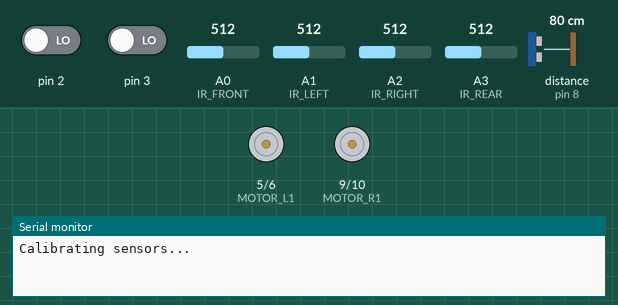
Recording of a sketch running on a simulated Arduino Uno, built with avr-gcc and run on an emulated ATmega328P. Parts: motor-driver pin pairs drawn as motors (green arrow = first pin HIGH = forward, orange = second pin HIGH = backward, longer = more drive), the last lines printed to the serial monitor. The test bench sets the inputs (shaded band); at power-on: pin 2 LOW, pin 3 LOW, A0 (IR_FRONT) = 512, A1 (IR_LEFT) = 512, A2 (IR_RIGHT) = 512, A3 (IR_REAR) = 512, distance to the obstacle (sensor on pin 8) 80 cm. The echo pulse lasts 58.3 µs per cm.

Above: at 0.1 s.
At 4.7 s:
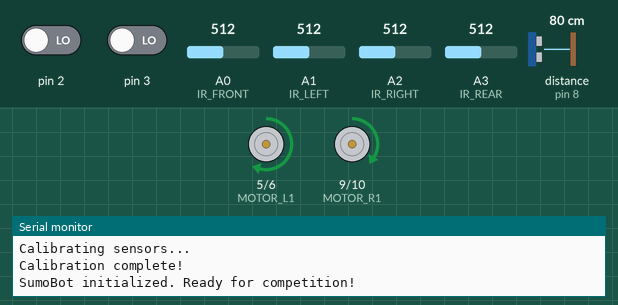
4.8 s: pin 2 driven HIGH
At 5.32 s:
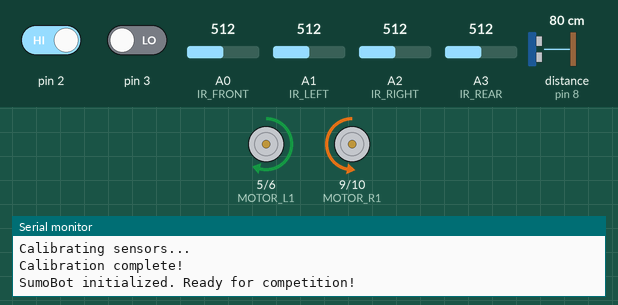
Timing chart, 0 to 13.8 s (numbered marks = the images above; inputs shaded):
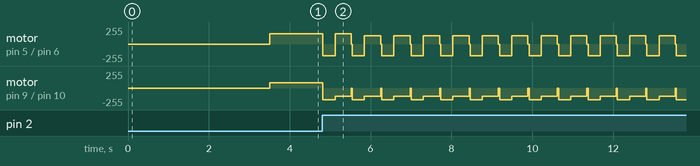

Measured:
- by itself, motor on pin 9 (MOTOR_R1) / pin 10 (MOTOR_R2): repeats every 0.73 s: backward 127/255 0.40 s, stopped 0.03 s, backward 178/255 0.30 s

The sketch:

SumoBot.ino
```cpp
#include "config.h"
#include "motor_control.h"
#include "sensor_array.h"

// Strategy states
enum StrategyState {SEARCH, ATTACK, DEFEND, EDGE_RECOVERY};

StrategyState currentStrategy = SEARCH;
unsigned long lastOpponentTime = 0;

void setup() {
  Serial.begin(115200);
  initSensors();
  initMotors();
  calibrateSensors();

  Serial.println("SumoBot initialized. Ready for competition!");
}

void loop() {
  updateSensorReadings();
  determineStrategy();
  executeStrategy();

  // Competition safety delay
  delay(20);
}

void determineStrategy() {
  // Edge recovery has highest priority
  if (isOnEdge()) {
    currentStrategy = EDGE_RECOVERY;
    return;
  }

  // Opponent detection logic
  if (detectOpponentFront()) {
    currentStrategy = ATTACK;
    lastOpponentTime = millis();
  }
  else if (detectOpponentSides()) {
    currentStrategy = DEFEND;
    lastOpponentTime = millis();
  }
  // Time-based strategy decay
  else if (millis() - lastOpponentTime > 5000) {
    currentStrategy = SEARCH;
  }
}

void executeStrategy() {
  switch(currentStrategy) {
    case SEARCH:
      executeSearchPattern();
      break;
    case ATTACK:
      executeAttack();
      break;
    case DEFEND:
      executeDefense();
      break;
    case EDGE_RECOVERY:
      executeEdgeRecovery();
      break;
  }
}

void executeAttack() {
  int opponentAngle = getOpponentAngle();

  // Direct frontal attack
  if (abs(opponentAngle) < 30) {
    setMotorSpeed(MAX_SPEED, MAX_SPEED);
  }
  // Adjust for off-center opponent
  else if (opponentAngle > 0) {
    setMotorSpeed(MAX_SPEED * 0.7, MAX_SPEED);
  } else {
    setMotorSpeed(MAX_SPEED, MAX_SPEED * 0.7);
  }
}

void executeDefense() {
  // Circular defensive pattern
  setMotorSpeed(MAX_SPEED * 0.8, MAX_SPEED * 0.5);
}

void executeSearchPattern() {
  // Expanding spiral search pattern
  static int searchStep = 0;

  switch(searchStep % 4) {
    case 0: setMotorSpeed(MAX_SPEED * 0.6, MAX_SPEED * 0.3); break;
    case 1: setMotorSpeed(MAX_SPEED * 0.3, MAX_SPEED * 0.6); break;
    case 2: setMotorSpeed(MAX_SPEED * 0.6, MAX_SPEED * 0.3); break;
    case 3: setMotorSpeed(MAX_SPEED * 0.3, MAX_SPEED * 0.6); break;
  }

  if(millis() % 2000 < 20) searchStep++;
}

void executeEdgeRecovery() {
  // Back away from edge and realign
  setMotorSpeed(-MAX_SPEED * 0.7, -MAX_SPEED * 0.7);
  delay(300);
  setMotorSpeed(MAX_SPEED * 0.5, -MAX_SPEED * 0.5);
  delay(400);
  stopMotors();
}
```

motor_control.cpp
```cpp
#include "motor_control.h"
#include "config.h"
#include <Arduino.h>

void initMotors() {
  pinMode(MOTOR_L1, OUTPUT);
  pinMode(MOTOR_L2, OUTPUT);
  pinMode(MOTOR_R1, OUTPUT);
  pinMode(MOTOR_R2, OUTPUT);
  stopMotors();
}

void setMotorSpeed(int leftSpeed, int rightSpeed) {
  // Constrain speeds to safe range
  leftSpeed = constrain(leftSpeed, -MAX_SPEED, MAX_SPEED);
  rightSpeed = constrain(rightSpeed, -MAX_SPEED, MAX_SPEED);

  // Left motor control
  if (leftSpeed > 0) {
    analogWrite(MOTOR_L1, leftSpeed);
    analogWrite(MOTOR_L2, 0);
  } else {
    analogWrite(MOTOR_L1, 0);
    analogWrite(MOTOR_L2, -leftSpeed);
  }

  // Right motor control
  if (rightSpeed > 0) {
    analogWrite(MOTOR_R1, rightSpeed);
    analogWrite(MOTOR_R2, 0);
  } else {
    analogWrite(MOTOR_R1, 0);
    analogWrite(MOTOR_R2, -rightSpeed);
  }
}

void stopMotors() {
  analogWrite(MOTOR_L1, 0);
  analogWrite(MOTOR_L2, 0);
  analogWrite(MOTOR_R1, 0);
  analogWrite(MOTOR_R2, 0);
}

void testMotors() {
  if (!DEBUG_MODE) return;

  Serial.println("Testing motors...");
  setMotorSpeed(150, 150);
  delay(500);
  setMotorSpeed(-150, -150);
  delay(500);
  setMotorSpeed(200, -200);
  delay(500);
  stopMotors();
}
```

motor_control.h
```cpp
#pragma once

void initMotors();
void setMotorSpeed(int leftSpeed, int rightSpeed);
void stopMotors();
void testMotors();
```

sensor_array.cpp
```cpp
#include "sensor_array.h"
#include "config.h"
#include <NewPing.h>
#include <QTRSensors.h>

NewPing sonar(US_TRIG, US_ECHO, 200);
QTRSensors qtr;
const uint8_t lineSensors[] = {LINE_LEFT, LINE_RIGHT};
uint16_t lineValues[2];

// Sensor readings storage
int irValues[4] = {0};
int lineRaw[2] = {0};
int distance = 0;

void initSensors() {
  // Initialize IR sensors
  pinMode(IR_FRONT, INPUT);
  pinMode(IR_LEFT, INPUT);
  pinMode(IR_RIGHT, INPUT);
  pinMode(IR_REAR, INPUT);

  // Initialize line sensors
  qtr.setTypeRC();
  qtr.setSensorPins(lineSensors, 2);
}

void calibrateSensors() {
  if (!DEBUG_MODE) return;

  Serial.println("Calibrating sensors...");

  // Line sensor calibration
  for (int i = 0; i < 100; i++) {
    qtr.calibrate();
    delay(10);
  }

  // Store calibration offsets
  for (uint8_t i = 0; i < 2; i++) {
    lineCalibration[i] = (qtr.calibrationOn.minimum[i] +
                         qtr.calibrationOn.maximum[i]) / 2;
  }

  // IR calibration (ambient light)
  for (int i = 0; i < 4; i++) {
    irCalibration[i] = analogRead(IR_FRONT + i);
  }

  Serial.println("Calibration complete!");
}

void updateSensorReadings() {
  // Read IR sensors with calibration
  irValues[0] = analogRead(IR_FRONT) - irCalibration[0];
  irValues[1] = analogRead(IR_LEFT) - irCalibration[1];
  irValues[2] = analogRead(IR_RIGHT) - irCalibration[2];
  irValues[3] = analogRead(IR_REAR) - irCalibration[3];

  // Read line sensors
  qtr.read(lineValues);
  lineRaw[0] = lineValues[0];
  lineRaw[1] = lineValues[1];

  // Read ultrasonic sensor
  distance = sonar.ping_cm();
}

bool isOnEdge() {
  return (lineRaw[0] > EDGE_THRESHOLD) || (lineRaw[1] > EDGE_THRESHOLD);
}

bool detectOpponentFront() {
  return (distance > 0 && distance < OPPONENT_DISTANCE) ||
         (irValues[0] > 200);
}

bool detectOpponentSides() {
  return (irValues[1] > 150) || (irValues[2] > 150);
}

int getOpponentAngle() {
  // Calculate approximate opponent angle based on sensor differences
  int leftDiff = irValues[1] - irValues[2];
  int rightDiff = irValues[2] - irValues[1];

  if (leftDiff > 100) return -45;   // Opponent on left
  if (rightDiff > 100) return 45;   // Opponent on right
  return 0;                         // Directly ahead
}
```

sensor_array.h
```cpp
#pragma once

void initSensors();
void calibrateSensors();
void updateSensorReadings();
bool isOnEdge();
bool detectOpponentFront();
bool detectOpponentSides();
int getOpponentAngle();
```

config.h
```cpp
#pragma once

// Hardware pin mapping
#define MOTOR_L1 5
#define MOTOR_L2 6
#define MOTOR_R1 9
#define MOTOR_R2 10

#define IR_FRONT A0
#define IR_LEFT A1
#define IR_RIGHT A2
#define IR_REAR A3

#define LINE_LEFT 2
#define LINE_RIGHT 3

#define US_TRIG 7
#define US_ECHO 8

// Competition parameters
constexpr int MAX_SPEED = 255;  // PWM max
constexpr int EDGE_THRESHOLD = 500;  // Line sensor threshold
constexpr int OPPONENT_DISTANCE = 30;  // CM

// Sensor calibration offsets
int irCalibration[4] = {0, 0, 0, 0};
int lineCalibration[2] = {0, 0};

// Debug settings
constexpr bool DEBUG_MODE = true;
```
